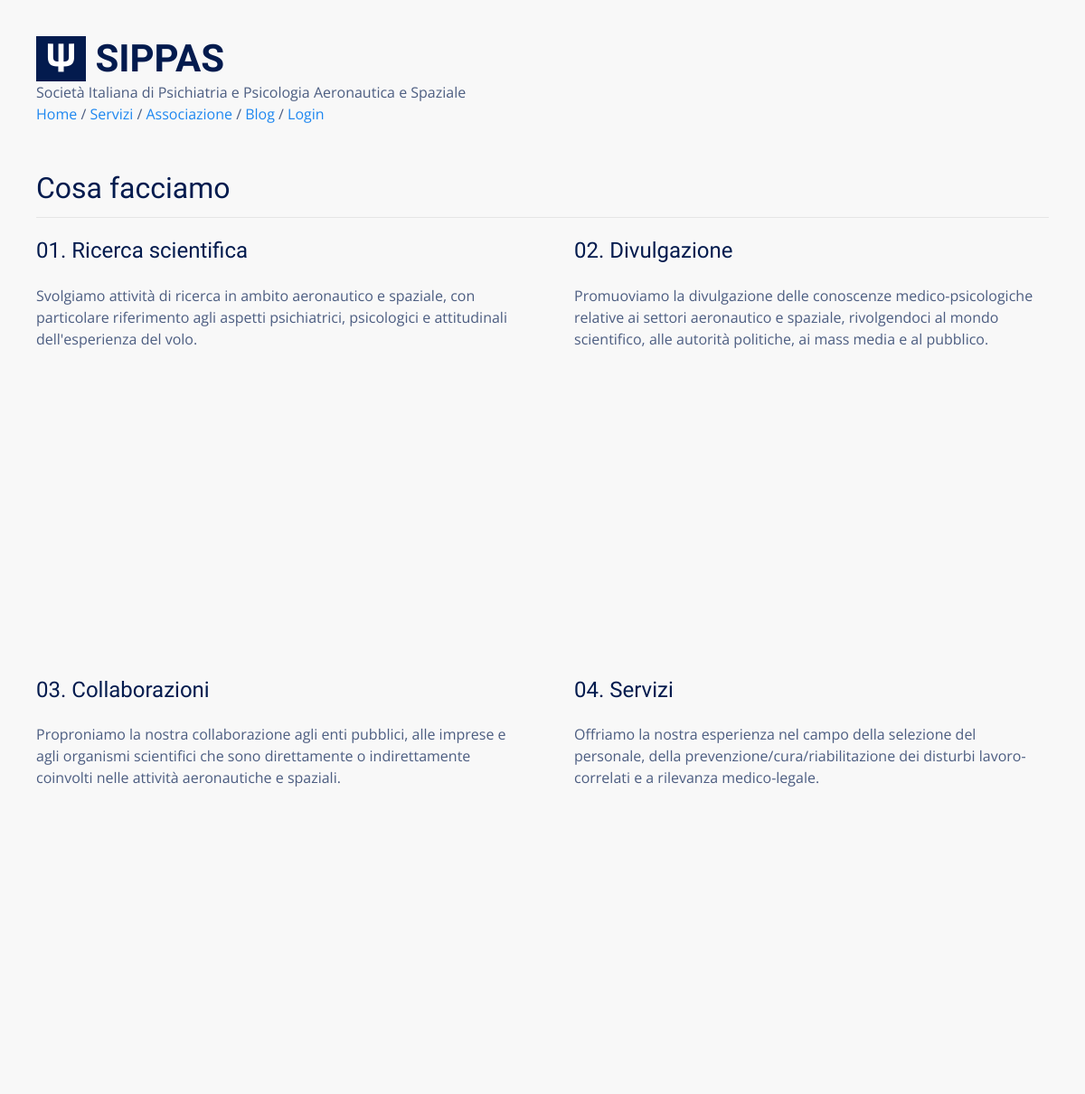
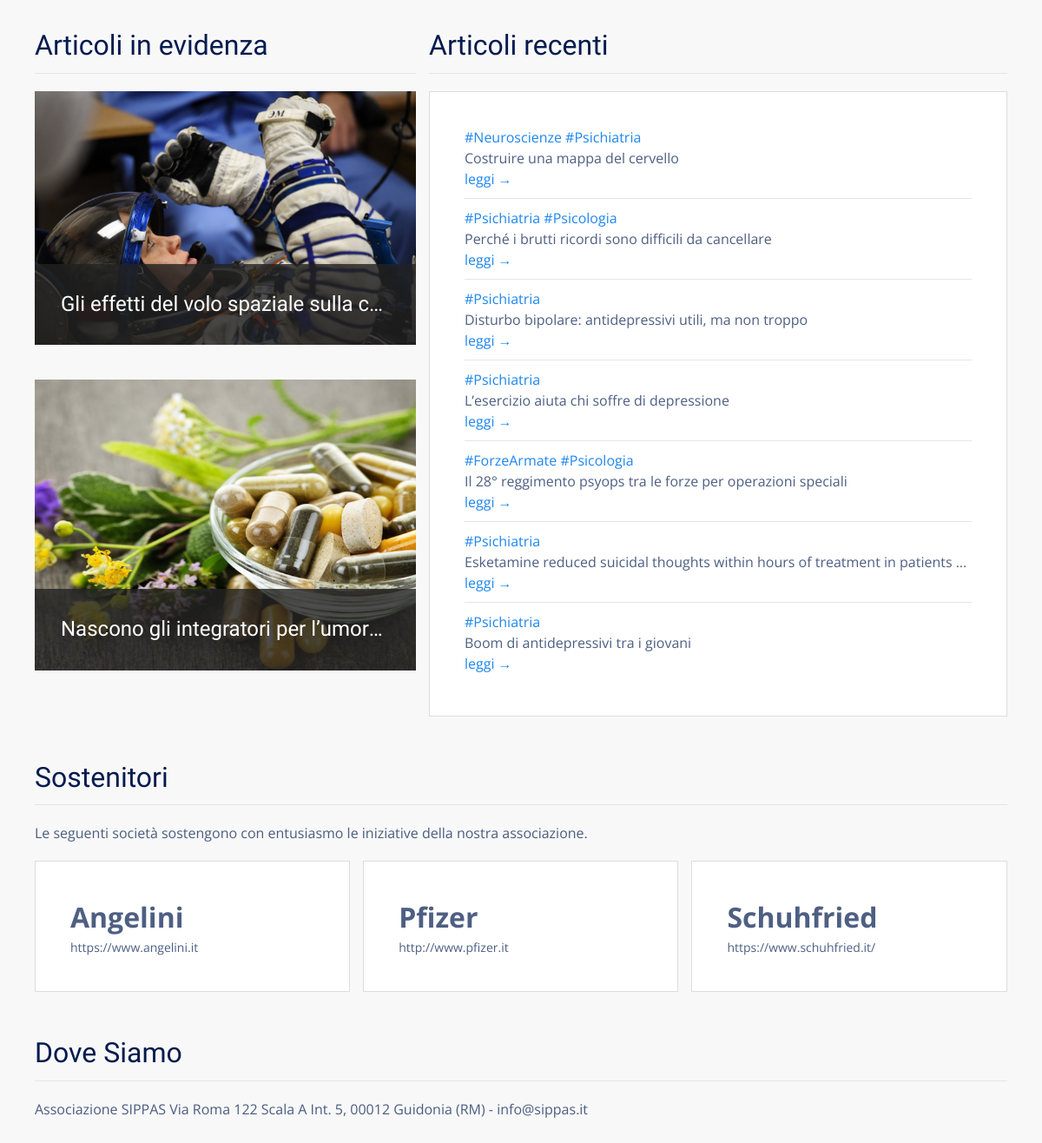
The page / on the database its author committed (2 pictures, top to bottom).
### tables this page shows
CREATE TABLE "posts" (
  "id" integer NOT NULL PRIMARY KEY AUTOINCREMENT,
  "title" text,
  "body" TEXT,
  "teaser" text,
  "tags" TEXT,
  "is_sticky" integer,
  "author_id" text,
  "created_at" TEXT,
  "updated_at" text,
  "published_at" TEXT
);

### flaskApp/blueprints/main/routes.py (the view)
@bp_main.route("/")
@cache.cached()
def index():
  stickies = query_db('SELECT * FROM posts WHERE is_sticky == 1 ORDER BY updated_at DESC LIMIT 2')
  latest = query_db('SELECT * FROM posts  WHERE is_sticky == 0 ORDER BY id DESC LIMIT {}'.format(4 if len(stickies) < 2 else 7))
  return render_template("main/index.html", latests=latest, stickies=stickies )

### flaskApp/db/sqlite.py (called while the page is built)
def get_db():
  if "db" not in g:
    g.db = sqlite3.connect(
      db_path,
      detect_types = sqlite3.PARSE_DECLTYPES,
      isolation_level = "DEFERRED"
    )
    g.db.cursor().execute("PRAGMA journal_mode=WAL")
    g.db.row_factory = sqlite3.Row
  return g.db

def query_db(query, args=(), one = False):
  with closing(get_db().cursor().execute(query, args)) as cur:
    rv = cur.fetchall()
    return (rv[0] if rv else None) if one else rv

### flaskApp/blueprints/main/templates/main/index.html
{% extends 'base.html' %}
{% block content %}
<div class="uk-section">
  <div class="uk-container">
    <h2 class="uk-heading-divider">Cosa facciamo</h2>
    <div class="uk-grid uk-grid-large uk-child-width-1-2@m">
      <div class="uk-margin">
        <h3>01. Ricerca scientifica</h3>
        <p>Svolgiamo attività di ricerca in ambito aeronautico e spaziale, con particolare riferimento agli aspetti
          psichiatrici, psicologici e attitudinali dell'esperienza del volo.</p>
        <div class="uk-height-medium uk-flex uk-flex-center uk-flex-middle uk-background-cover uk-light"
          data-src="{{ url_for('static', filename='img/research.jpg') }}" uk-img="">
        </div>
      </div>
      <div class="uk-margin uk-margin-remove-top">
        <h3>02. Divulgazione</h3>
        <p>Promuoviamo la divulgazione delle conoscenze medico-psicologiche relative ai settori aeronautico e
          spaziale, rivolgendoci al mondo scientifico, alle autorità politiche, ai mass media e al pubblico.</p>
        <div class="uk-height-medium uk-flex uk-flex-center uk-flex-middle uk-background-cover uk-light"
          data-src="{{ url_for('static', filename='img/tell.jpg') }}" uk-img="">
        </div>
      </div>
      <div class="uk-margin">
        <h3>03. Collaborazioni</h3>
        <p>Proproniamo la nostra collaborazione agli enti pubblici, alle imprese e agli organismi scientifici che
          sono direttamente o indirettamente coinvolti nelle attività aeronautiche e spaziali.</p>
        <div class="uk-height-medium uk-flex uk-flex-center uk-flex-middle uk-background-cover uk-light"
          data-src="{{ url_for('static', filename='img/teamwork.jpg') }}" uk-img="">
        </div>
      </div>
      <div class="uk-margin">
        <h3>04. Servizi</h3>
        <p>Offriamo la nostra esperienza nel campo della selezione del personale, della
          prevenzione/cura/riabilitazione dei disturbi lavoro-correlati e a rilevanza medico-legale.</p>
        <div class="uk-height-medium uk-flex uk-flex-center uk-flex-middle uk-background-cover uk-light"
          data-src="{{ url_for('static', filename='img/services.jpg') }}" uk-img="">
        </div>
      </div>
    </div>
  </div>
</div>
<div class="uk-section">
  <div class="uk-container">
    <div class="uk-grid uk-grid-small">
      <div class="uk-margin uk-width-2-5@s">
        <h2 class="uk-heading-divider">Articoli in evidenza</h2>
        <div class="uk-child-width-1-1" uk-grid>
          {% for s in stickies %}
          <div>
            <div class="uk-inline">
              <img src="{{ url_for('static', filename='blog/'+s.id |string+'/'+s.teaser) }}" alt="">
              <div class="uk-overlay uk-overlay-primary uk-position-bottom">
                <h3 class="uk-text-truncate"><a href="{{ url_for('blog.view_post', id=s.id) }}">{{ s.title }}</a></h3>
              </div>
            </div>
          </div>
          {% endfor %}
        </div>
      </div>
      <div class="uk-width-expand uk-margin uk-margin-remove-top">
        <h2 class="uk-heading-divider">Articoli recenti</h2>
        <div class="uk-card uk-card-default">
          <div class="uk-card-body">
            <ul class="uk-list uk-list-divider uk-margin-medium">
              {% for l in latests %}
              <li class="uk-text-truncate uk-padding-vertical uk-padding-horizontal-small">
                {% for tag in l.tags.split(' ') %}
                <a href="{{ url_for('blog.posts_tagged', tag=tag) }}">{{ tag }}</a>
                {% endfor %}<br>
                {{ l.title | capitalize }}<br>
                <a href="{{ url_for('blog.view_post', id=l.id) }}">leggi &rarr;</a><br>
              </li>
              {% endfor %}
            </ul>
          </div>
        </div>
      </div>
    </div>
  </div>
</div>
<div class="uk-section">
  <div class="uk-container">
    <h2 class="uk-heading-divider">Sostenitori</h2>
    <p>Le seguenti società sostengono con entusiasmo le iniziative della nostra associazione.</p>
    <div class="uk-child-width-1-2@m uk-child-width-1-3@l uk-grid uk-grid-match uk-grid-stack uk-grid-small" uk-grid="">
      <div class="uk-first-column">
        <div class="uk-card uk-card-default uk-grid uk-grid-collapse uk-margin uk-grid-stack" uk-grid="">
          <div class="uk-first-column">
            <div class="uk-card-body">
              <p style="font-size:2em" class="uk-text-bold uk-margin-remove-bottom uk-width-expand">Angelini</p>
              <p class="uk-margin-remove-top uk-text-small"><a class="uk-link uk-link-text"
                  href="https://www.angelini.it" target="_blank">
                  https://www.angelini.it
                </a></p>
            </div>
          </div>
        </div>
      </div>
      <div class="uk-grid-margin uk-first-column">
        <div class="uk-card uk-card-default uk-grid uk-grid-collapse uk-margin uk-grid-stack" uk-grid="">
          <div class="uk-first-column">
            <div class="uk-card-body">
              <p style="font-size:2em" class="uk-text-bold uk-margin-remove-bottom uk-width-expand">Pfizer</p>
              <p class="uk-margin-remove-top uk-text-small"><a class="uk-link uk-link-text" href="http://www.pfizer.it"
                  target="_blank">
                  http://www.pfizer.it
                </a></p>
            </div>
          </div>
        </div>
      </div>
      <div class="uk-grid-margin uk-first-column">
        <div class="uk-card uk-card-default uk-grid uk-grid-collapse uk-margin uk-grid-stack" uk-grid="">
          <div class="uk-first-column">
            <div class="uk-card-body">
              <p style="font-size:2em" class="uk-text-bold uk-margin-remove-bottom uk-width-expand">Schuhfried</p>
              <p class="uk-margin-remove-top uk-text-small"><a class="uk-link uk-link-text"
                  href="https://www.schuhfried.it/" target="_blank">
                  https://www.schuhfried.it/
                </a></p>
            </div>
          </div>
        </div>
      </div>
    </div>
  </div>
</div>
<div class="uk-section uk-margin-top">
  <div class="uk-container">
    <h2 class="uk-heading-divider">Dove Siamo</h2>
    <p>Associazione SIPPAS Via Roma 122 Scala A Int. 5, 00012 Guidonia (RM) - info@sippas.it</p>
  </div>
</div>
{% endblock %}

### flaskApp/templates/base.html (shortened to what this page needs)
<html lang="it">
<head>
  {% include 'head.html' %}
</head>
<body>
  {% block navbar %}
    {% include 'navbar.html' %}
  {% endblock %}
  <div class="uk-container uk-margin-large-bottom">
    {% block content %}
    {% endblock %}
  </div>
</body>
</html>

### flaskApp/templates/head.html (shortened to what this page needs)
<link rel="stylesheet" href="{{ url_for('static', filename='css/vendor/uikit.min.css') }}">
<link rel="stylesheet" href="{{ url_for('static', filename='css/main.css') }}">

### flaskApp/templates/navbar.html
<div class="uk-container uk-margin-large uk-margin-bottom">
  <h1 class="uk-margin-medium-top uk-margin-remove-bottom">
    <span style="display: inline-block;background-color:#031b4e;color:#fff;padding:0px 10px">𝚿</span>
    <span class="uk-text-bold">SIPPAS</span>
  </h1>
  <p class="uk-margin-remove-vertical">
    Società Italiana di Psichiatria e Psicologia Aeronautica e Spaziale<br>
  </p>
  <a href="{{ url_for('main.index') }}">Home</a> /
  <a href="{{ url_for('main.services') }}">Servizi</a> /
  <a href="{{ url_for('main.gild') }}">Associazione</a> /
  <a href="{{ url_for('blog.posts') }}">Blog</a> /
  {% if current_user.is_authenticated %}
    <a href="{{ url_for('blog.dashboard') }}">Dashboard</a> /
    <a href="{{ url_for('users.logout') }}">Logout</a>
  {% else %}
    <a href="{{ url_for('users.login') }}">Login</a>
  {% endif %}
</div>

### flaskApp/static/css/main.css (style rules this page uses)
html { font-family: 'Open Sans', sans-serif; font-size: 16px; font-weight: normal; line-height: 1.5; background: #f8f8f8; color: rgba(3,27,78,0.7) !important; }
h1, .uk-h1, h2, .uk-h2, h3, .uk-h3, h4, .uk-h4, h5, .uk-h5, h6, .uk-h6 { font-family: 'Yanone Kaffeesatz', sans-serif; margin: 0 0 20px 0; font-weight: normal; color: #031b4e; text-transform: none; }
li { margin-bottom: 8px; }
.uk-section { padding: 0px; padding-top: 30px; }
.uk-card-default { color: rgba(3,27,78,0.7) !important; box-shadow: none; border: 1px solid #ddd; }

### rows shown on the page
posts: id+teaser (picture), title "Gli effetti del volo spaziale sulla c…"
posts: id+teaser (picture), title "Nascono gli integratori per l’umor…"
posts: tag "#Neuroscienze" "#Psichiatria", title "Costruire una mappa del cervello"
posts: tag "#Psichiatria" "#Psicologia", title "Perché i brutti ricordi sono difficili da cancellare"
posts: tags "#Psichiatria", title "Disturbo bipolare: antidepressivi utili, ma non troppo"
posts: tags "#Psichiatria", title "L’esercizio aiuta chi soffre di depressione"
posts: tag "#ForzeArmate" "#Psicologia", title "Il 28° reggimento psyops tra le forze per operazioni speciali"
posts: tags "#Psichiatria", title "Esketamine reduced suicidal thoughts within hours of treatment in patients…"
posts: tags "#Psichiatria", title "Boom di antidepressivi tra i giovani"
